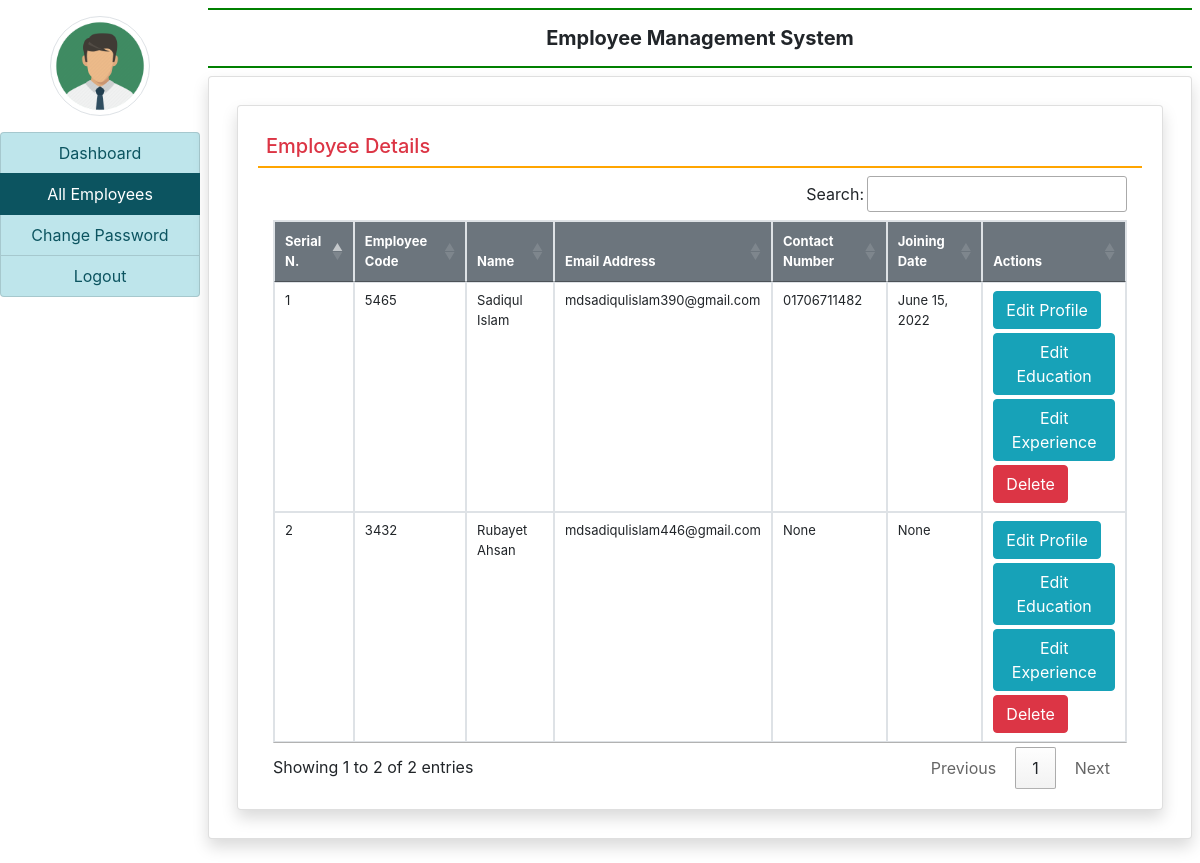
/all_employee/ (signed in), run on an earlier commit of the app's database.
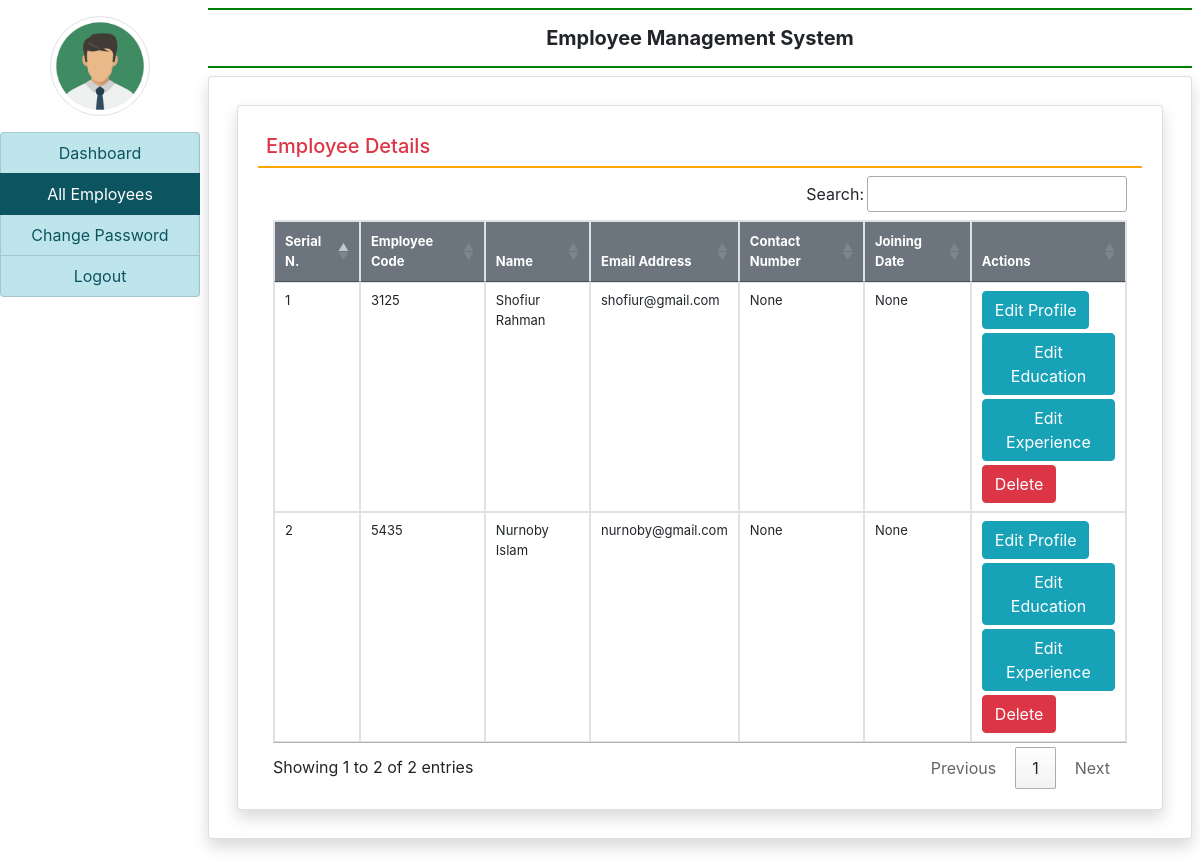
And on a later commit of the database.
### Employee/models.py (models this page shows, shortened)
class EmployeeDetail(models.Model):
    user = models.ForeignKey(User, on_delete=models.CASCADE)
    empcode = models.CharField(max_length=50)
    empdept = models.CharField(max_length=100, null=True)
    designation = models.CharField(max_length=100, null=True)
    contact = models.CharField(max_length=15, null=True)
    gender = models.CharField(max_length=50, null=True)
    joiningdate = models.DateField(null=True)

### Employee/views.py (the view)
# urls.py: path('all_employee/', views.all_employee, name='all_employee'),
def all_employee(request):
    if not request.user.is_authenticated:
        return redirect('admin_login')
    employee = EmployeeDetail.objects.all()
    return render(request, 'all_employee.html', locals())

### Employee/templates/all_employee.html (shortened to what this page needs)
{% extends 'admin_base.html' %}
{% block main %}
<div class="card shadow m-2">
    <div class="card-body">
        <h5 class="p-2 text-danger" style="border-bottom: 2px solid orange;">Employee Details</h5>
        <div class="container-fluid">
            <table class="table table-bordered table-hover" id="example">
                <thead class="bg-secondary text-white">
                    <tr>
                        <th>Serial N.</th>
                        <th>Employee Code</th>
                        <th>Name</th>
                        <th>Email Address</th>
                        <th>Contact Number</th>
                        <th>Joining Date</th>
                        <th>Actions</th>
                    </tr>
                </thead>
                <tbody>
                    {% for i in employee %}
                        <tr>
                            <td>{{ forloop.counter }}</td>
                            <td>{{ i.empcode }}</td>
                            <td>{{ i.user.first_name }} {{ i.user.last_name }}</td>
                            <td>{{ i.user.username }}</td>
                            <td>{{ i.contact }}</td>
                            <td>{{ i.joiningdate }}</td>
                            <td>
                                <a href="{% url 'edit_profile' i.id %}" class="btn btn-info mb-1">Edit Profile</a> <br>
                                <a href="{% url 'edit_education' i.user.id %}" class="btn btn-info mb-1">Edit Education</a> <br>
                                <a href="{% url 'edit_experience' i.user.id %}" class="btn btn-info mb-1">Edit Experience</a> <br>
                                <a href="{% url 'delete_employee' i.user.id %}" class="btn btn-danger" onclick="return confirm('Are you sure?')">Delete</a>
                            </td>
                        </tr>
                    {% endfor %}
                </tbody>
            </table>
        </div>
    </div>
</div>
{% endblock main %}

### Employee/templates/admin_base.html (shortened to what this page needs)
{% load static %}
<!DOCTYPE html>
<html lang="en">
<head>
  <link rel="stylesheet" href="https://use.fontawesome.com/releases/v5.7.0/css/all.css">
  <link rel="stylesheet" href="https://cdn.jsdelivr.net/npm/bootstrap@4.6.1/dist/css/bootstrap.min.css">
  <link rel="stylesheet" href=" https://cdn.datatables.net/1.12.1/css/jquery.dataTables.min.css">
  <link rel="stylesheet" href="https://cdn.datatables.net/buttons/2.2.3/css/buttons.dataTables.min.css">
</head>
<body>
    <div class="container-fluid">
        <div class="row">
            <div class="col-sm-2 p-0 text-center mb-3">
                <img src="{% static 'images/icon.png' %}" alt="icon" height="100", width="100" class="img-thumbnail rounded-circle my-3">
                <div class="list-group">
                    <a href="{% url 'admin_home' %}" class="list-group-item list-group-item-info list-group-item-action {% if request.path == '/admin_home/' %} active {% endif %}">Dashboard</a>
                    <a href="{% url 'all_employee' %}" class="list-group-item list-group-item-info list-group-item-action {% if request.path == '/all_employee/' %} active {% endif %}">All Employees</a>
                    <a href="{% url 'change_passwordadmin' %}" class="list-group-item list-group-item-info list-group-item-action {% if request.path == '/change_passwordadmin/' %} active {% endif %}">Change Password</a>
                    <a href="{% url 'logout' %}" class="list-group-item list-group-item-info list-group-item-action">Logout</a>
                </div>
            </div>
            <div class="col-sm-10 p-0 mb-3">
                <div class="container-fluid p-2">
                    <h5 class="text-center p-3 font-weight-bold" style="border-bottom: 2px solid green; border-top: 2px solid green;">Employee Management System</h5>
                    <div class="card shadow" style="min-height: 89vh;">
                        <div class="card-body">
                            {% block main %}
                            {% endblock main %}
                        </div>
                    </div>
                </div>
            </div>
        </div>
    </div>
</body>
</html>

### Employee/templates/admin_base.html (style rules this page uses)
.list-group-item { padding: 8px !important; }

### Employee/templates/all_employee.html (style rules this page uses)
table { font-size: 13px !important; }

What changed in the data, as far as the page shows it:
removed EmployeeDetail: empcode "5465", user.first_name "Sadiqul", user.last_name "Islam", user.username "mdsadiqulislam390@gmail.com", contact "01706711482", joiningdate "June 15, 2022"
removed EmployeeDetail: empcode "3432", user.first_name "Rubayet", user.last_name "Ahsan", user.username "mdsadiqulislam446@gmail.com", contact "None", joiningdate "None"
added EmployeeDetail: empcode "3125", user.first_name "Shofiur", user.last_name "Rahman", user.username "shofiur@gmail.com", contact "None", joiningdate "None"
added EmployeeDetail: empcode "5435", user.first_name "Nurnoby", user.last_name "Islam", user.username "nurnoby@gmail.com", contact "None", joiningdate "None"
